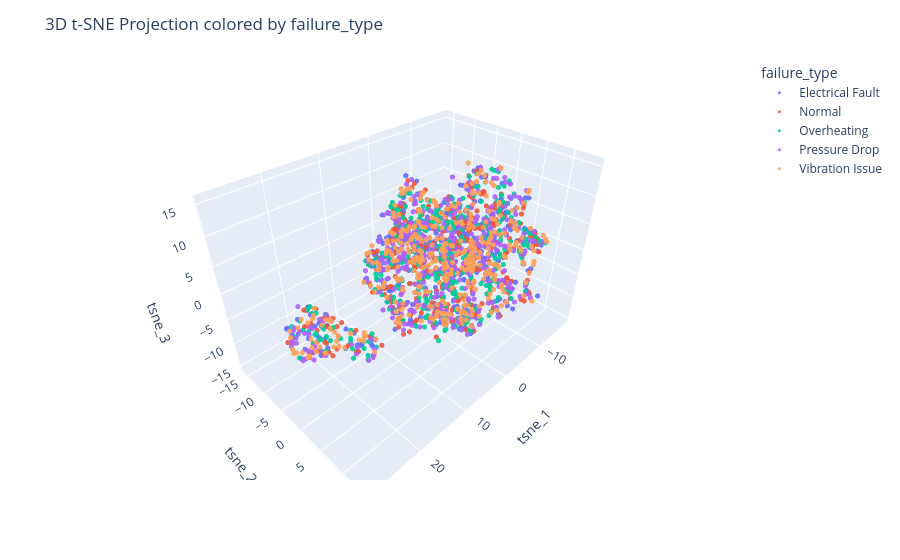
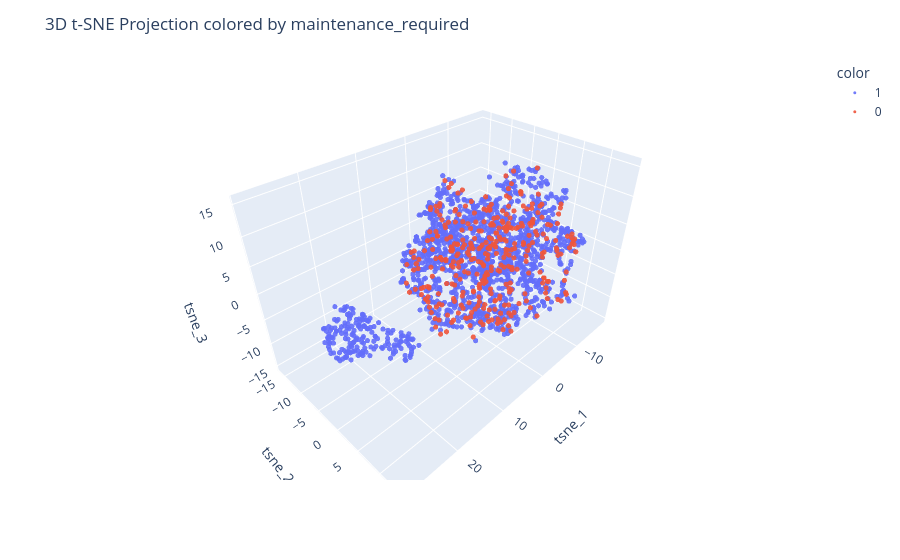

Notebook code for these charts, in order:
### Code cell
import plotly.express as px

# t-SNE (non-linear, 3D, interactive)
tsne = TSNE(n_components=3, perplexity=30, random_state=RANDOM_STATE, init="pca")
X_tsne = tsne.fit_transform(X)
sample["tsne_1"], sample["tsne_2"], sample["tsne_3"] = X_tsne[:, 0], X_tsne[:, 1], X_tsne[:, 2]

fig = px.scatter_3d(
    sample, x="tsne_1", y="tsne_2", z="tsne_3",
    color="failure_type",
    hover_data=["machine_id", "maintenance_required", "anomaly_flag", "downtime_risk"],
    opacity=0.9,
)
fig.update_traces(marker=dict(size=3))
fig.update_layout(title="3D t-SNE Projection colored by failure_type")
fig.show()

fig = px.scatter_3d(
    sample, x="tsne_1", y="tsne_2", z="tsne_3",
    color=sample["maintenance_required"].astype(str),
    hover_data=["machine_id", "failure_type", "anomaly_flag", "downtime_risk"],
    opacity=0.9,
)
fig.update_traces(marker=dict(size=3))
fig.update_layout(title="3D t-SNE Projection colored by maintenance_required")
fig.show()

### Figure 1 — Plotly figure (JSON) as saved in the notebook; plotly's stock layout.template omitted (floating-point values rounded to 4 significant figures; data arrays with more than 128 entries replaced by an {"elided": "..."} marker saying what was removed)
{"data": [{"customdata": {"elided": "400x4 float values"}, "hovertemplate": "failure_type=Electrical Fault<br>tsne_1=%{x}<br>tsne_2=%{y}<br>tsne_3=%{z}<br>machine_id=%{customdata[0]}<br>maintenance_required=%{customdata[1]}<br>anomaly_flag=%{customdata[2]}<br>downtime_risk=%{customdata[3]}<extra></extra>", "legendgroup": "Electrical Fault", "marker": {"color": "#636efa", "opacity": 0.9, "size": 3, "symbol": "circle"}, "mode": "markers", "name": "Electrical Fault", "scene": "scene", "showlegend": true, "type": "scatter3d", "x": {"elided": "400 float values"}, "y": {"elided": "400 float values"}, "z": {"elided": "400 float values"}}, {"customdata": {"elided": "400x4 float values"}, "hovertemplate": "failure_type=Normal<br>tsne_1=%{x}<br>tsne_2=%{y}<br>tsne_3=%{z}<br>machine_id=%{customdata[0]}<br>maintenance_required=%{customdata[1]}<br>anomaly_flag=%{customdata[2]}<br>downtime_risk=%{customdata[3]}<extra></extra>", "legendgroup": "Normal", "marker": {"color": "#EF553B", "opacity": 0.9, "size": 3, "symbol": "circle"}, "mode": "markers", "name": "Normal", "scene": "scene", "showlegend": true, "type": "scatter3d", "x": {"elided": "400 float values"}, "y": {"elided": "400 float values"}, "z": {"elided": "400 float values"}}, {"customdata": {"elided": "400x4 float values"}, "hovertemplate": "failure_type=Overheating<br>tsne_1=%{x}<br>tsne_2=%{y}<br>tsne_3=%{z}<br>machine_id=%{customdata[0]}<br>maintenance_required=%{customdata[1]}<br>anomaly_flag=%{customdata[2]}<br>downtime_risk=%{customdata[3]}<extra></extra>", "legendgroup": "Overheating", "marker": {"color": "#00cc96", "opacity": 0.9, "size": 3, "symbol": "circle"}, "mode": "markers", "name": "Overheating", "scene": "scene", "showlegend": true, "type": "scatter3d", "x": {"elided": "400 float values"}, "y": {"elided": "400 float values"}, "z": {"elided": "400 float values"}}, {"customdata": {"elided": "400x4 float values"}, "hovertemplate": "failure_type=Pressure Drop<br>tsne_1=%{x}<br>tsne_2=%{y}<br>tsne_3=%{z}<br>machine_id=%{customdata[0]}<br>maintenance_required=%{customdata[1]}<br>anomaly_flag=%{customdata[2]}<br>downtime_risk=%{customdata[3]}<extra></extra>", "legendgroup": "Pressure Drop", "marker": {"color": "#ab63fa", "opacity": 0.9, "size": 3, "symbol": "circle"}, "mode": "markers", "name": "Pressure Drop", "scene": "scene", "showlegend": true, "type": "scatter3d", "x": {"elided": "400 float values"}, "y": {"elided": "400 float values"}, "z": {"elided": "400 float values"}}, {"customdata": {"elided": "400x4 float values"}, "hovertemplate": "failure_type=Vibration Issue<br>tsne_1=%{x}<br>tsne_2=%{y}<br>tsne_3=%{z}<br>machine_id=%{customdata[0]}<br>maintenance_required=%{customdata[1]}<br>anomaly_flag=%{customdata[2]}<br>downtime_risk=%{customdata[3]}<extra></extra>", "legendgroup": "Vibration Issue", "marker": {"color": "#FFA15A", "opacity": 0.9, "size": 3, "symbol": "circle"}, "mode": "markers", "name": "Vibration Issue", "scene": "scene", "showlegend": true, "type": "scatter3d", "x": {"elided": "400 float values"}, "y": {"elided": "400 float values"}, "z": {"elided": "400 float values"}}], "layout": {"legend": {"title": {"text": "failure_type"}, "tracegroupgap": 0}, "margin": {"t": 60}, "scene": {"domain": {"x": [0, 1], "y": [0, 1]}, "xaxis": {"title": {"text": "tsne_1"}}, "yaxis": {"title": {"text": "tsne_2"}}, "zaxis": {"title": {"text": "tsne_3"}}}, "title": {"text": "3D t-SNE Projection colored by failure_type"}}}

### Figure 2 — Plotly figure (JSON) as saved in the notebook; plotly's stock layout.template omitted (floating-point values rounded to 4 significant figures; data arrays with more than 128 entries replaced by an {"elided": "..."} marker saying what was removed)
{"data": [{"customdata": {"elided": "1655x4 mixed values"}, "hovertemplate": "color=1<br>tsne_1=%{x}<br>tsne_2=%{y}<br>tsne_3=%{z}<br>machine_id=%{customdata[0]}<br>failure_type=%{customdata[1]}<br>anomaly_flag=%{customdata[2]}<br>downtime_risk=%{customdata[3]}<extra></extra>", "legendgroup": "1", "marker": {"color": "#636efa", "opacity": 0.9, "size": 3, "symbol": "circle"}, "mode": "markers", "name": "1", "scene": "scene", "showlegend": true, "type": "scatter3d", "x": {"elided": "1655 float values"}, "y": {"elided": "1655 float values"}, "z": {"elided": "1655 float values"}}, {"customdata": {"elided": "345x4 mixed values"}, "hovertemplate": "color=0<br>tsne_1=%{x}<br>tsne_2=%{y}<br>tsne_3=%{z}<br>machine_id=%{customdata[0]}<br>failure_type=%{customdata[1]}<br>anomaly_flag=%{customdata[2]}<br>downtime_risk=%{customdata[3]}<extra></extra>", "legendgroup": "0", "marker": {"color": "#EF553B", "opacity": 0.9, "size": 3, "symbol": "circle"}, "mode": "markers", "name": "0", "scene": "scene", "showlegend": true, "type": "scatter3d", "x": {"elided": "345 float values"}, "y": {"elided": "345 float values"}, "z": {"elided": "345 float values"}}], "layout": {"legend": {"title": {"text": "color"}, "tracegroupgap": 0}, "margin": {"t": 60}, "scene": {"domain": {"x": [0, 1], "y": [0, 1]}, "xaxis": {"title": {"text": "tsne_1"}}, "yaxis": {"title": {"text": "tsne_2"}}, "zaxis": {"title": {"text": "tsne_3"}}}, "title": {"text": "3D t-SNE Projection colored by maintenance_required"}}}
